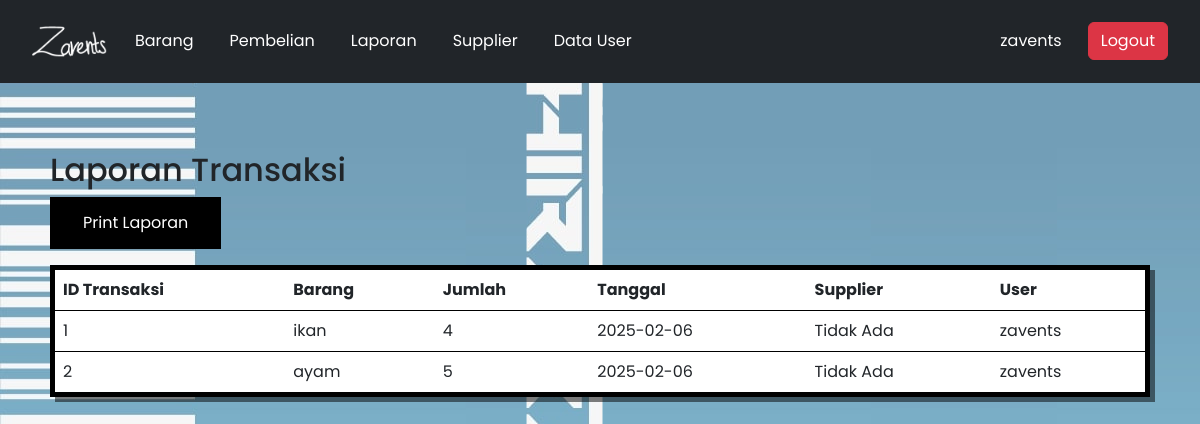
The app's page /laporan.php (signed in), older data.
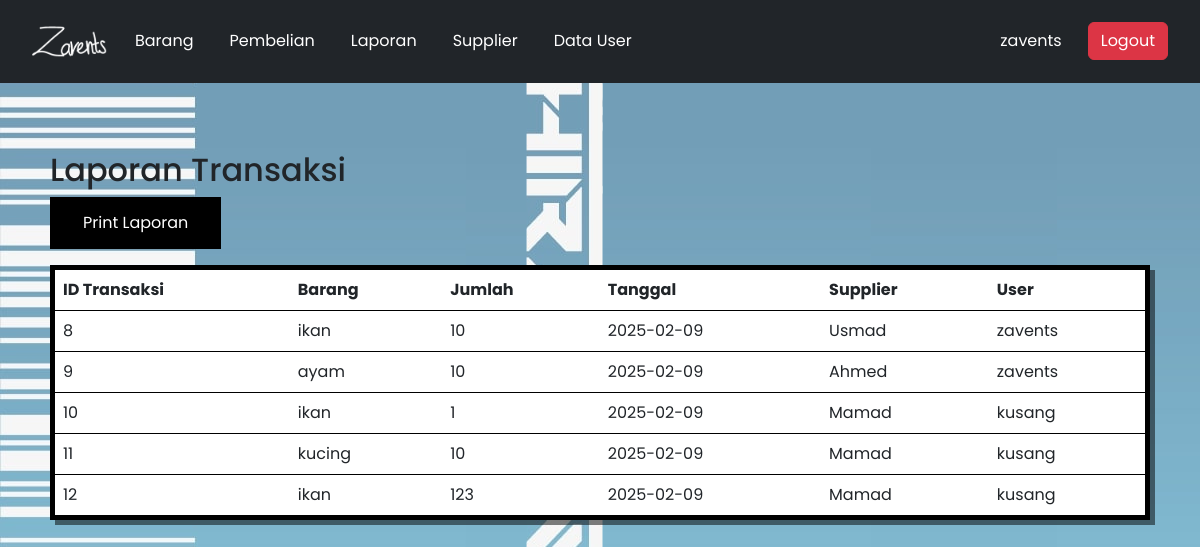
The same page, newer data.
### tables this page shows
CREATE TABLE `laporan_inventaris` (
  `id_laporan` int(12) NOT NULL,
  `id_barang` int(12) NOT NULL,
  `id_user` int(12) NOT NULL,
  `id_supplier` int(12) NOT NULL,
  `jumlah` int(24) NOT NULL,
  `tanggal` date NOT NULL
);

CREATE TABLE `barang` (
  `id_barang` int(12) NOT NULL,
  `id_supplier` int(12) NOT NULL,
  `nama_barang` varchar(255) NOT NULL,
  `harga_barang` int(24) NOT NULL,
  `stok` int(24) NOT NULL
);

CREATE TABLE `users` (
  `id_user` int(12) NOT NULL,
  `username` varchar(255) NOT NULL,
  `name` varchar(255) NOT NULL,
  `password` varchar(255) NOT NULL,
  `level` enum('administrator','petugas') NOT NULL
);

CREATE TABLE `supplier` (
  `id_supplier` int(12) NOT NULL,
  `nama_supplier` varchar(255) NOT NULL,
  `alamat` varchar(255) NOT NULL,
  `nomor_telepon` varchar(255) NOT NULL
);

### laporan.php (the view, shortened to what this page needs)
<?php
$host = "localhost";
$user = "root";
$password = "";
$database = "inventaris";
$koneksi = new mysqli($host, $user, $password, $database);
$logs = $koneksi->query("SELECT * FROM laporan_inventaris ORDER BY tanggal DESC");
?>
<!DOCTYPE html>
<html lang="en">
<head>
    <link href="https://cdn.jsdelivr.net/npm/bootstrap@5.3.0/dist/css/bootstrap.min.css" rel="stylesheet">
</head>
<body style="background-image:url(./img/bg.png)">
<?php include 'navbar.php'; ?>
    <div class="container mt-5">
        <h2>Laporan Transaksi</h2>
        <button class="button  mb-3" onclick="printTable()">Print Laporan</button>
        <table class="table" id="reportTable" onmouseover="this.style.borderColor='rgb(0, 162, 255)'" onmouseout="this.style.borderColor='rgb(0, 0, 0)'">
            <thead>
                <tr>
                    <th>ID Transaksi</th>
                    <th>Barang</th>
                    <th>Jumlah</th>
                    <th>Tanggal</th>
                    <th>Supplier</th>
                    <th>User</th>
                </tr>
            </thead>
            <tbody>
                <?php
                while ($log = $logs->fetch_assoc()) {
                    $barang_query = $koneksi->prepare("SELECT nama_barang FROM barang WHERE id_barang = ?");
                    $barang_query->bind_param("i", $log['id_barang']);
                    $barang_query->execute();
                    $barang_result = $barang_query->get_result();
                    $barang = $barang_result->fetch_assoc();
                    $user_query = $koneksi->prepare("SELECT username FROM users WHERE id_user = ?");
                    $user_query->bind_param("i", $log['id_user']);
                    $user_query->execute();
                    $user_result = $user_query->get_result();
                    $user = $user_result->fetch_assoc();
                    $supplier_name = "Tidak Ada";
                    if ($log['id_supplier']) {
                        $supplier_query = $koneksi->prepare("SELECT nama_supplier FROM supplier WHERE id_supplier = ?");
                        $supplier_query->bind_param("i", $log['id_supplier']);
                        $supplier_query->execute();
                        $supplier_result = $supplier_query->get_result();
                        $supplier = $supplier_result->fetch_assoc();
                        if ($supplier) {
                            $supplier_name = $supplier['nama_supplier'];
                        }
                    }
                ?>
                    <tr>
                        <td><?= $log['id_laporan'] ?></td>
                        <td><?= $barang['nama_barang'] ?></td>
                        <td><?= $log['jumlah'] ?></td>
                        <td><?= $log['tanggal'] ?></td>
                        <td><?= $supplier_name ?></td>
                        <td><?= $user['username'] ?></td>
                    </tr>
                <?php } ?>
            </tbody>
        </table>
    </div>
</body>
</html>

Row changes from the older to the newer data that the page shows:
removed laporan_inventaris: id_laporan "1", id_barang.nama_barang "ikan", jumlah "4", tanggal "2025-02-06", supplier_name "Tidak Ada", id_user.username "zavents"
removed laporan_inventaris: id_laporan "2", id_barang.nama_barang "ayam", jumlah "5", tanggal "2025-02-06", supplier_name "Tidak Ada", id_user.username "zavents"
added laporan_inventaris: id_laporan "8", id_barang.nama_barang "ikan", jumlah "10", tanggal "2025-02-09", id_supplier.nama_supplier "Usmad", id_user.username "zavents"
added laporan_inventaris: id_laporan "9", id_barang.nama_barang "ayam", jumlah "10", tanggal "2025-02-09", id_supplier.nama_supplier "Ahmed", id_user.username "zavents"
added laporan_inventaris: id_laporan "10", id_barang.nama_barang "ikan", jumlah "1", tanggal "2025-02-09", id_supplier.nama_supplier "Mamad", id_user.username "kusang"
added laporan_inventaris: id_laporan "11", id_barang.nama_barang "kucing", jumlah "10", tanggal "2025-02-09", id_supplier.nama_supplier "Mamad", id_user.username "kusang"
added laporan_inventaris: id_laporan "12", id_barang.nama_barang "ikan", jumlah "123", tanggal "2025-02-09", id_supplier.nama_supplier "Mamad", id_user.username "kusang"
